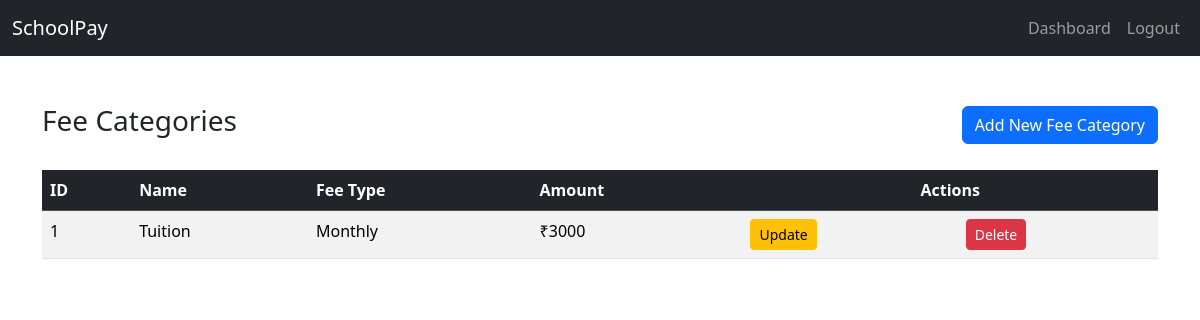
Page /fee-categories/ (signed in) on the committed database.
### app/models.py (models this page shows, shortened)
class FeeCategory(models.Model):
    name = models.CharField(max_length=100)
    fee_type = models.CharField(max_length=20)
    amount = models.IntegerField()

### app/views.py (the view)
# urls.py: path('fee-categories/', views.fee_category_list),
def fee_category_list(request):
    if 'admin_id' not in request.session:
        return redirect('/')
    fee_categories = FeeCategory.objects.all()
    return render(request, 'fee_category_list.html', {'fee_categories': fee_categories})

### Templates/fee_category_list.html (shortened to what this page needs)
<!DOCTYPE html>
<html lang="en">
<head>
    <link href="https://cdn.jsdelivr.net/npm/bootstrap@5.3.3/dist/css/bootstrap.min.css" rel="stylesheet">
</head>
<body>
    <nav class="navbar navbar-expand-lg navbar-dark bg-dark">
        <div class="container-fluid">
            <a class="navbar-brand" href="#">SchoolPay</a>
            <div class="collapse navbar-collapse" id="navbarNav">
                <ul class="navbar-nav ms-auto">
                    <li class="nav-item">
                        <a class="nav-link" href="/dashboard">Dashboard</a>
                    </li>
                    <li class="nav-item">
                        <a class="nav-link" href="/logout/">Logout</a>
                    </li>
                </ul>
            </div>
        </div>
    </nav>
    <div class="container mt-5">
        <div class="d-flex justify-content-between align-items-center mb-4">
            <h1 class="h3">Fee Categories</h1>
            <a href="/fee-categories/add/" class="btn btn-primary">Add New Fee Category</a>
        </div>
        <table class="table table-striped">
            <thead class="table-dark">
                <tr>
                    <th>ID</th>
                    <th>Name</th>
                    <th>Fee Type</th>
                    <th>Amount</th>
                    <th colspan="2" class="text-center">Actions</th>
                </tr>
            </thead>
            <tbody>
                {% for fee_category in fee_categories %}
                <tr>
                    <td>{{ fee_category.id }}</td>
                    <td>{{ fee_category.name }}</td>
                    <td>{{ fee_category.fee_type }}</td>
                    <td>₹{{ fee_category.amount }}</td>
                    <td>
                        <a href="/fee-categories/update/{{ fee_category.id }}" class="btn btn-warning btn-sm">Update</a>
                    </td>
                    <td>
                        <a href="/fee-categories/delete/{{ fee_category.id }}" class="btn btn-danger btn-sm">Delete</a>
                    </td>
                </tr>
                {% empty %}
                <tr>
                    <td colspan="6" class="text-center">No fee categories found.</td>
                </tr>
                {% endfor %}
            </tbody>
        </table>
    </div>
</body>
</html>

### rows in the picture
FeeCategory: id "1", name "Tuition", fee_type "Monthly", amount "3000"
